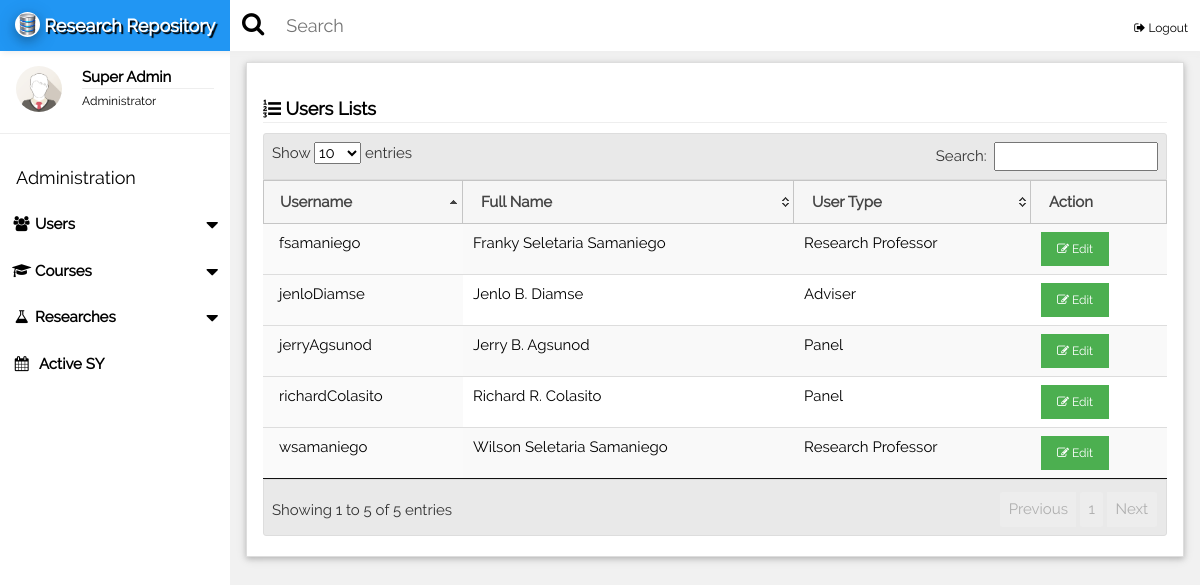
/admin/?list=true (signed in), run on an earlier commit of the app's database.
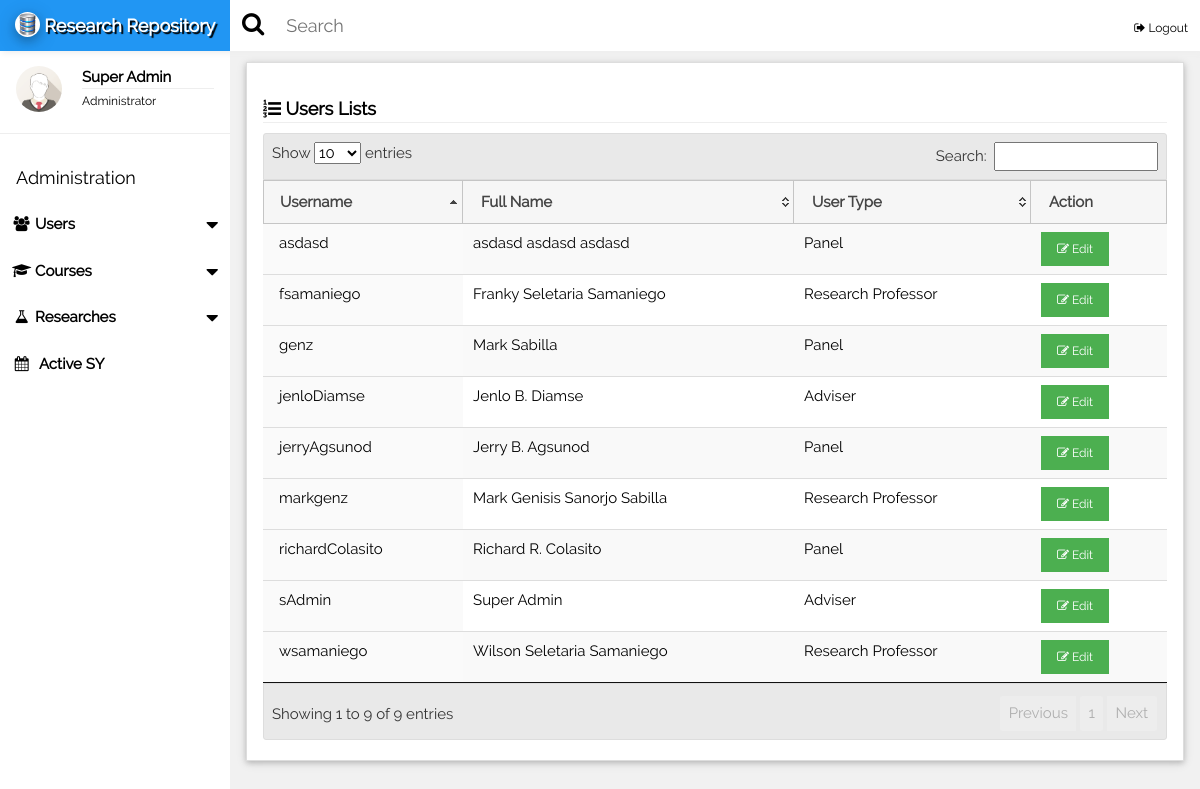
And on a later commit of the database.
### tables this page shows
CREATE TABLE `users` (
  `id` int(10) UNSIGNED NOT NULL,
  `first_name` varchar(255) NOT NULL,
  `middle_name` varchar(255) NOT NULL,
  `last_name` varchar(255) NOT NULL,
  `username` varchar(255) NOT NULL,
  `password` varchar(255) NOT NULL,
  `user_type` varchar(10) NOT NULL,
  `date_added` varchar(255) NOT NULL,
  `date_modified` varchar(255) NOT NULL,
  `deptID` int(3) NOT NULL
);

### admin/index.php (the view, shortened to what this page needs)
<!DOCTYPE html>
<html>
<link rel="stylesheet" type="text/css" href="../google/fafa.css">
<link href="../dist/css/select2.min.css" rel="stylesheet" />
<link href='../css/fullcalendar.min.css' rel='stylesheet' />
<link href='../css/fullcalendar.print.min.css' rel='stylesheet' media='print' />
<link href='../css/dataTables.jqueryui.min.css' rel='stylesheet'/>
<link href='../css/jquery-ui.css' rel='stylesheet'  />
<link rel="stylesheet" href="../css/w3.css">
<link href="../research/summernote.css" rel="stylesheet">
<body class="w3-light-grey">
<div class=" w3-row w3-bar w3-top w3-white w3-large" style="z-index:9999;box-shadow:2px 2px 6px #eee;">
	<div class="w3-hide-small w3-bar-item w3-blue" style="width:230px;text-align:center;text-shadow:2px 2px 1px #000;font-weight:bold;">
		<a href="../admin/" style="text-decoration:none;"> <img src="../images/logo.png" class="w3-white w3-circle w3-card-4" width="25" height="25" />   Research Repository</a>
	</div>
	<div class="w3-hide-small">
	<span class="fa fa-search w3-bar-item fa-lg" style="padding-top:15px !important;"></span>
	<input class="w3-input w3-bar-item w3-block w3-rest" type="text" placeholder="Search" style="padding-left:10px !important; min-width:50%;">
	<span class="w3-bar-item w3-right">
		<a href="../logout.php" class="w3-small "style="text-decoration:none;"><i class="fa fa-sign-out fa-fx"></i> Logout</a>
	</span>
	</div>
</div>
<nav class="w3-sidebar w3-collapse w3-white w3-animate-left" style="z-index:3;width:230px;" id="mySidebar"><br>
  <div class="w3-container w3-row">
    <div class="w3-col s4">
      <img src="../images/avatar.png" class="w3-circle w3-margin-right" style="width:46px">
    </div>
    <div class="w3-col s8 w3-bar">
      <span><strong>Super Admin</strong></span><br>
	  <hr style="margin:0px;"/>
	  <small>Administrator</small>
    </div>
  </div>
  <hr>
  <div class="w3-container">
    <h5>Administration</h5>
  </div>
  <div class="w3-bar-block">
	 <div class="w3-bar-item w3-button w3-padding w3-hover-blue" onclick="open_nav_accord('a1')">
		<i class="fa fa-users fa-fw"></i> <b>Users</b> <i class="fa fa-caret-down w3-right fa-lg" style="position:relative;top:5px;"></i>
	 </div>
	 <div class="w3-bar-item w3-button w3-padding w3-hover-blue" onclick="open_nav_accord('a3')">
		<i class="fa fa-graduation-cap fa-fw"></i> <b>Courses</b> <i class="fa fa-caret-down w3-right fa-lg" style="position:relative;top:5px;"></i>
	 </div>
	 <div class="w3-bar-item w3-button w3-padding w3-hover-blue" onclick="open_nav_accord('a2')">
		<i class="fa fa-flask fa-fw"></i> <b>Researches</b> <i class="fa fa-caret-down w3-right fa-lg" style="position:relative;top:5px;"></i>
	 </div>
    <a href="javascript:void(0);" onclick="document.getElementById('activeSYModal').style.display='block';" class="w3-bar-item w3-button w3-padding"><i class="fa fa-calendar fa-fw"></i>  <b>Active SY</b></a>
	<br><br>
  </div>
</nav>
<div class="w3-main" style="margin-left:230px;margin-top:43px;">
	<div class="w3-container">
		<div class="w3-white w3-card-2" id="calendar_container"  style="margin-top:2%;padding-bottom:20px;border:1px solid #ddd">
			<?php
				if(isset($_GET['list'])){
			?>
			<header class="w3-container" style="padding-top:22px">
				<h5><b><i class="fa fa-list-ol fa-fx"></i> Users Lists</b><hr style="margin:0px" /></h5>
			</header>
			<div class="w3-container">
				<table id="userListTbl" class="w3-table w3-text-black display dataTable no-footer">
					<thead>
						<tr>
							<th>Username</th>
							<th>Full Name</th>
							<th>User Type</th>
							<th>Action</th>
						</tr>
					</thead>
					<tbody>
						<?php
							$sql = mysql_query("SELECT * FROM `users` WHERE `username`!='admin'");
							while($row = mysql_fetch_assoc($sql)){
						?>
						<tr>
							<td><?php echo $row['username'];?></td>
							<td><?php echo $row['first_name'].' '.$row['middle_name'].' '.$row['last_name']?></td>
							<td><?php
								if($row['user_type'] == 1){
									echo "Super Administrator";
								}else if($row['user_type'] == 2){
									echo "Research Professor";
								}else if($row['user_type'] == 3){
									echo "Panel";
								}else{
									echo "Adviser";
								}
							?></td>
							<td>
								<button class="w3-button w3-green w3-small"><span class="fa fa-edit fa-fx"></span> Edit</button>
							</td>
						</tr>
						<?php }?>
					</tbody>
				</table>
			</div>
			<?php }?>
		</div>
	</div>
</div>
</body>
</html>

### google/fafa.css (style rules this page uses)
.fa { display:inline-block;font:normal normal normal 14px/1 FontAwesome;font-size:inherit;text-rendering:auto;-webkit-font-smoothing:antialiased;-moz-osx-font-smoothing:grayscale }
.fa-lg { font-size:1.33333333em;line-height:.75em;vertical-align:-15% }
.fa-fw { width:1.28571429em;text-align:center }
.fa-search:before { content:"\f002" }
.fa-edit:before,.fa-pencil-square-o:before { content:"\f044" }
.fa-calendar:before { content:"\f073" }
.fa-sign-out:before { content:"\f08b" }
.fa-group:before,.fa-users:before { content:"\f0c0" }
.fa-flask:before { content:"\f0c3" }
.fa-list-ol:before { content:"\f0cb" }
.fa-caret-down:before { content:"\f0d7" }
.fa-mortar-board:before,.fa-graduation-cap:before { content:"\f19d" }

### admin/index.php (style rules this page uses)
html,body,h1,h2,h3,h4,h5 { font-family: "Raleway", sans-serif }
.w3-bar-item { padding:12px !important; }

What changed in the data, as far as the page shows it:
added users: username "markgenz", first_name "Mark Genisis", middle_name "Sanorjo", last_name "Sabilla", user_type "Research Professor"
added users: username "genz", first_name "Mark", last_name "Sabilla", user_type "Panel"
added users: username "sAdmin", first_name "Super", last_name "Admin", user_type "Adviser"
added users: username "asdasd", first_name "asdasd", middle_name "asdasd", last_name "asdasd", user_type "Panel"
Also different on the page:
text written by a page script: "Show entries Search: Showing 1 to 5 of 5 entries Previous 1 Next" → "Show entries Search: Showing 1 to 9 of 9 entries Previous 1 Next"
